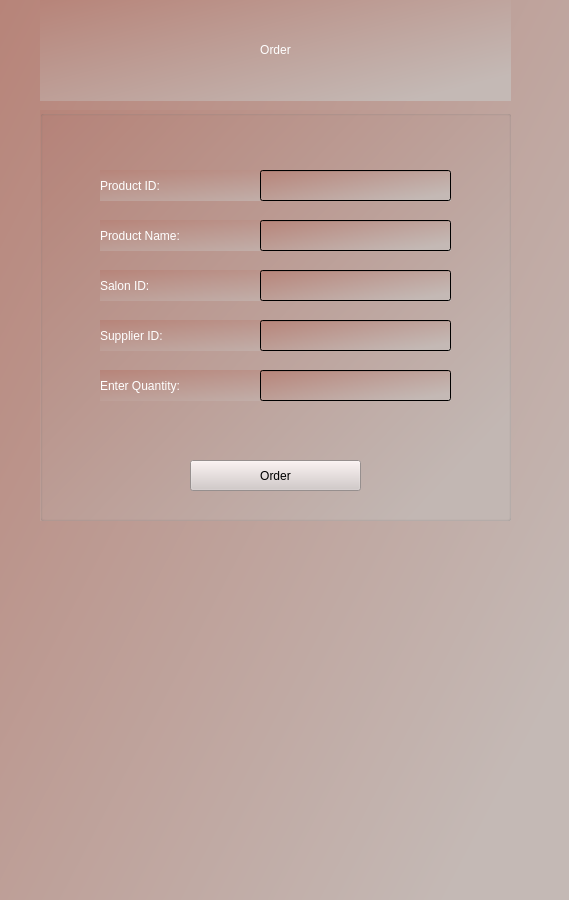
<?xml version="1.0" encoding="UTF-8"?>
<ui version="4.0">
 <class>Form</class>
 <widget class="QWidget" name="Form">
  <property name="geometry">
   <rect>
    <x>0</x>
    <y>0</y>
    <width>569</width>
    <height>900</height>
   </rect>
  </property>
  <property name="windowTitle">
   <string>Form</string>
  </property>
  <property name="styleSheet">
   <string notr="true">background-color: qlineargradient(spread:pad, x1:0, y1:0, x2:0.96, y2:0.789773, stop:0 rgba(183, 132, 121, 255), stop:1 rgba(196, 185, 181, 255));</string>
  </property>
  <widget class="QLabel" name="label_2">
   <property name="geometry">
    <rect>
     <x>40</x>
     <y>0</y>
     <width>471</width>
     <height>101</height>
    </rect>
   </property>
   <property name="styleSheet">
    <string notr="true">font: 63 48pt &quot;Bahnschrift SemiBold Condensed&quot;;color:rgb(255, 255, 255)</string>
   </property>
   <property name="text">
    <string>&lt;html&gt;&lt;head/&gt;&lt;body&gt;&lt;p align=&quot;center&quot;&gt;Order&lt;/p&gt;&lt;/body&gt;&lt;/html&gt;</string>
   </property>
  </widget>
  <widget class="QGroupBox" name="groupBox">
   <property name="geometry">
    <rect>
     <x>40</x>
     <y>110</y>
     <width>471</width>
     <height>411</height>
    </rect>
   </property>
   <property name="title">
    <string/>
   </property>
   <widget class="QLabel" name="label_3">
    <property name="geometry">
     <rect>
      <x>60</x>
      <y>60</y>
      <width>351</width>
      <height>31</height>
     </rect>
    </property>
    <property name="styleSheet">
     <string notr="true">font: 14pt &quot;Nirmala UI Semilight&quot;;
color:rgb(255, 255, 255)</string>
    </property>
    <property name="text">
     <string>Product ID:</string>
    </property>
   </widget>
   <widget class="QLineEdit" name="product_id">
    <property name="geometry">
     <rect>
      <x>220</x>
      <y>60</y>
      <width>191</width>
      <height>31</height>
     </rect>
    </property>
   </widget>
   <widget class="QLabel" name="label_4">
    <property name="geometry">
     <rect>
      <x>60</x>
      <y>110</y>
      <width>351</width>
      <height>31</height>
     </rect>
    </property>
    <property name="styleSheet">
     <string notr="true">font: 14pt &quot;Nirmala UI Semilight&quot;;
color:rgb(255, 255, 255)</string>
    </property>
    <property name="text">
     <string>Product Name:</string>
    </property>
   </widget>
   <widget class="QLineEdit" name="prodname">
    <property name="geometry">
     <rect>
      <x>220</x>
      <y>110</y>
      <width>191</width>
      <height>31</height>
     </rect>
    </property>
   </widget>
   <widget class="QLabel" name="label_5">
    <property name="geometry">
     <rect>
      <x>60</x>
      <y>160</y>
      <width>341</width>
      <height>31</height>
     </rect>
    </property>
    <property name="styleSheet">
     <string notr="true">font: 14pt &quot;Nirmala UI Semilight&quot;;
color:rgb(255, 255, 255)</string>
    </property>
    <property name="text">
     <string>Salon ID:</string>
    </property>
   </widget>
   <widget class="QLabel" name="label_6">
    <property name="geometry">
     <rect>
      <x>60</x>
      <y>210</y>
      <width>351</width>
      <height>31</height>
     </rect>
    </property>
    <property name="styleSheet">
     <string notr="true">font: 14pt &quot;Nirmala UI Semilight&quot;;
color:rgb(255, 255, 255)</string>
    </property>
    <property name="text">
     <string>Supplier ID:</string>
    </property>
   </widget>
   <widget class="QLabel" name="label_8">
    <property name="geometry">
     <rect>
      <x>60</x>
      <y>260</y>
      <width>351</width>
      <height>31</height>
     </rect>
    </property>
    <property name="styleSheet">
     <string notr="true">font: 14pt &quot;Nirmala UI Semilight&quot;;
color:rgb(255, 255, 255)</string>
    </property>
    <property name="text">
     <string>Enter Quantity:</string>
    </property>
   </widget>
   <widget class="QLineEdit" name="salonid">
    <property name="geometry">
     <rect>
      <x>220</x>
      <y>160</y>
      <width>191</width>
      <height>31</height>
     </rect>
    </property>
   </widget>
   <widget class="QLineEdit" name="quantity">
    <property name="geometry">
     <rect>
      <x>220</x>
      <y>260</y>
      <width>191</width>
      <height>31</height>
     </rect>
    </property>
   </widget>
   <widget class="QLineEdit" name="supplier_id">
    <property name="geometry">
     <rect>
      <x>220</x>
      <y>210</y>
      <width>191</width>
      <height>31</height>
     </rect>
    </property>
   </widget>
   <widget class="QPushButton" name="pushButton_6">
    <property name="geometry">
     <rect>
      <x>150</x>
      <y>350</y>
      <width>171</width>
      <height>31</height>
     </rect>
    </property>
    <property name="styleSheet">
     <string notr="true">background-color: rgb(210, 200, 199);
font: 25 10pt &quot;Segoe UI Light&quot;;</string>
    </property>
    <property name="text">
     <string>Order</string>
    </property>
   </widget>
  </widget>
 </widget>
 <resources/>
 <connections/>
</ui>
